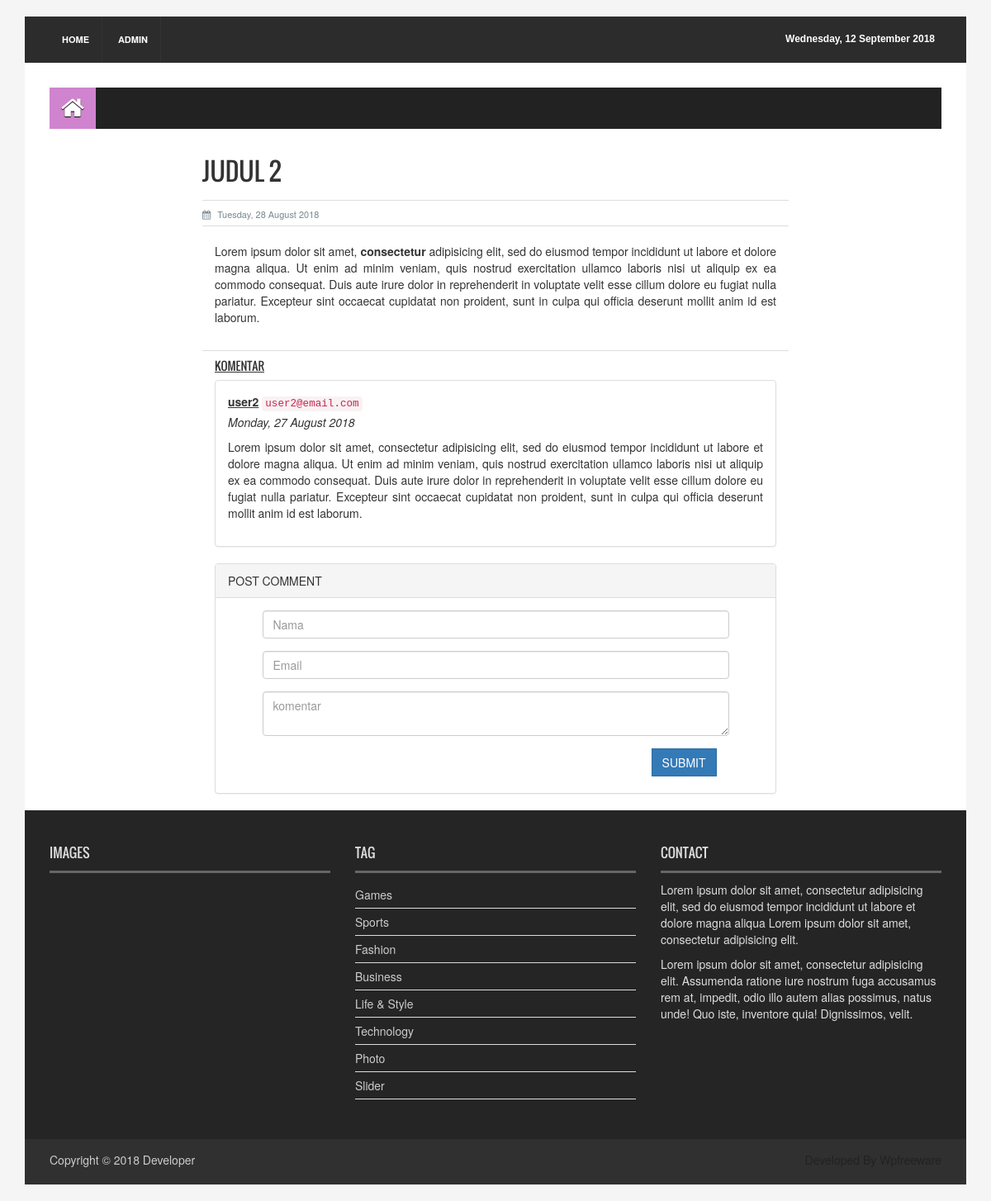
/view-artikel.php?id_artikel=4, run on the app's committed database.
### tables this page shows
CREATE TABLE `tbl_artikel` (
  `id_artikel` int(11) NOT NULL,
  `title` varchar(50) NOT NULL,
  `content` text NOT NULL,
  `tanggal` date NOT NULL
);

CREATE TABLE `tbl_komentar` (
  `id` int(11) NOT NULL,
  `id_artikel` int(11) NOT NULL,
  `nama` varchar(20) NOT NULL,
  `email` varchar(250) NOT NULL,
  `komentar` text NOT NULL,
  `tanggal` timestamp NOT NULL DEFAULT CURRENT_TIMESTAMP ON UPDATE CURRENT_TIMESTAMP
);

### view-artikel.php (the view, shortened to what this page needs)
<?php include 'header-artikel.php'; ?>
<?php
$id_artikel = $mysqli->real_escape_string($_GET['id_artikel']);
$q_news  = $mysqli->query("SELECT * FROM tbl_artikel WHERE id_artikel = '$id_artikel'");
$result_news = $q_news->fetch_array();
?>
<section id="contentSection">
  <div class="row">
    <div class="col-lg-offset-2 col-lg-8 col-md-8 col-sm-8">
      <div class="left_content">
        <div class="single_page">
          <h1><?php echo $result_news['title']; ?></h1>
          <div class="post_commentbox">
            <span>
              <i class="fa fa-calendar"></i>
              <?php echo date('l, d F Y', strtotime($result_news['tanggal'])); ?>
            </span>
          </div>
          <div class="single_page_content" style="text-align: justify;">
            <div class=" col-lg-12"><?php echo $result_news['content']; ?></div>
          </div>
          <div class="col-lg-12">
            <h5><u>KOMENTAR</u></h5>
            <?php
            $q_komentar = $mysqli->query("SELECT * FROM tbl_komentar WHERE id_artikel = '$id_artikel' ORDER BY tanggal DESC");
            while ($komentar = $q_komentar->fetch_array()) {
            ?>
            <div class="panel panel-default">
              <div class="panel-body">
                <div class="form-group">
                  <label class="label-control"><u><?php echo $komentar['nama']; ?></u></label>
                  <code><?php echo $komentar['email']; ?></code>
                  <div>
                    <i><?php echo date('l, d F Y', strtotime($komentar['tanggal'])); ?></i>
                  </div>
                  <p style="text-align: justify;"><?php echo $komentar['komentar']; ?></p>
                </div>
              </div>
            </div>
            <?php } ?>
          </div>
          <div class="col-lg-12">
            <div class="panel panel-default">
              <div class="panel-heading">POST COMMENT</div>
              <div class="panel-body">
                <div class="row">
                  <div class="col-lg-1"></div>
                  <div class="col-lg-10">
                    <form class="form-horizontal" action="input-komentar.php" method="POST">
                      <div class="form-group">
                        <input class="form-control input-md" type="text" placeholder="Nama" name="nama" required="true">
                      </div>
                      <div class="form-group">
                        <input class="form-control input-md" type="text" placeholder="Email" name="email" required="true">
                      </div>
                      <div class="form-group">
                        <textarea class="form-control input-md" type="text" placeholder="komentar" name="komentar" required="true"></textarea>
                      </div>
                      <button type="submit" class="btn btn-primary pull-right" value="<?php echo $id_artikel; ?>" name="input_komentar">SUBMIT</button>
                    </form>
                    <div class="col-lg-1"></div>
                  </div>
                </div>
              </div>
            </div>
          </div>
        </div>
      </div>
    </div>
</section>
<?php include 'footer-artikel.php'; ?>

### assets/css/style.css (style rules this page uses)
body { background:#f5f5f5 }
h1, h2, h3, h4, h5, h6 { font-family:'Oswald',sans-serif }
.btn { border-radius:0; margin-bottom:5px; -webkit-transition:all 0.5s; -o-transition:all 0.5s; transition:all 0.5s }
#contentSection { float:left; display:inline; width:100%; background-color:#fff; padding:0 30px }
.left_content { float:left; display:inline; width:100% }
.single_page { float:left; display:inline; width:100% }
.single_page > h1 { color:#333; font-family:Oswald,arial,Georgia,serif; font-size:30px; line-height:1.4em; margin:10px 0 -10px; padding:0 0 4px; text-transform:uppercase }
.post_commentbox { display:inline; float:left; width:100%; border-top:1px solid #ddd; border-bottom:1px solid #ddd; margin-top:20px; padding:5px 0px }
.post_commentbox a, .post_commentbox span { color:#798992; font-size:11px; margin-right:5px }
.post_commentbox a > i, .post_commentbox span > i { margin-right:5px }
.single_page_content { display:inline; float:left; padding-top:20px; width:100%; border-bottom:1px solid #ddd; padding-bottom:20px }

### data on the page
tbl_artikel: title "JUDUL 2", tanggal "Tuesday, 28 August 2018", content "Lorem ipsum dolor sit amet, consectetur adipisicing elit, sed do eiusmod tempor incididunt ut labore et dolore magna aliqua. Ut enim ad minim veniam, quis nostrud exercitation ullamco laboris nisi ut aliquip ex ea commodo consequat. Duis aute irure dolor in reprehenderit in voluptate velit esse cillum dolore eu fugiat nulla pariatur. Excepteur sint occaecat cupidatat non proident, sunt in culpa qui officia deserunt mollit anim id est laborum."
tbl_komentar: nama "user2", email "user2@email.com", tanggal "Monday, 27 August 2018", komentar "Lorem ipsum dolor sit amet, consectetur adipisicing elit, sed do eiusmod tempor incididunt ut labore et dolore magna aliqua. Ut enim ad minim veniam, quis nostrud exercitation ullamco laboris nisi ut aliquip ex ea commodo consequat. Duis aute irure dolor in reprehenderit in voluptate velit esse cillum dolore eu fugiat nulla pariatur. Excepteur sint occaecat cupidatat non proident, sunt in culpa qui officia deserunt mollit anim id est laborum."
